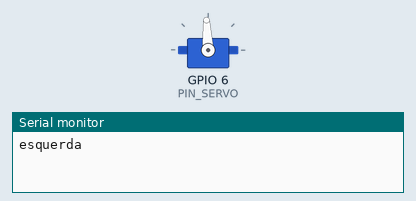
Simulated run of this sketch. Board: ESP32. On the bench: servo, the last lines printed to the serial monitor.

Above: at 1.05 s.
At 2.85 s:
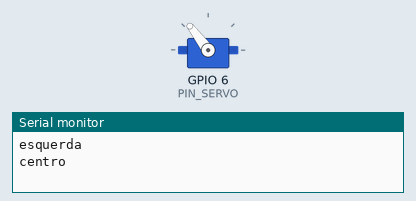
At 4.65 s:
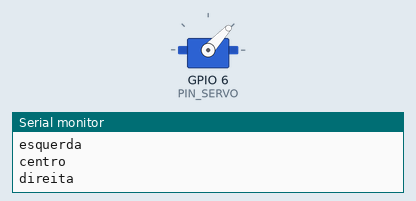
At 6.25 s:
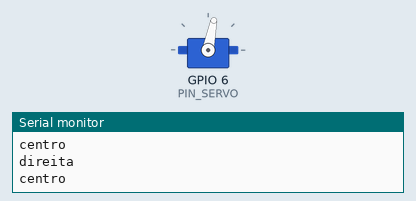
Timing chart, 0 to 9.6 s (numbered marks = the images above):
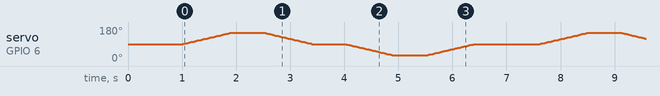

The sketch:

teste_servo.ino
```cpp
/* ============================================================
   BitVolts — O meu primeiro robô
   Capítulo 10 · Teste 4 — O servo

   Ligações: Figura 40 do livro. Castanho ao GND, vermelho ao nó 5 V, laranja ao GPIO 6.
   Monte com a energia desligada. Confira antes de energizar.
   ============================================================ */

#include <ESP32Servo.h>

#define PIN_SERVO 6
Servo servo;

void setup() {
  Serial.begin(115200);
  servo.setPeriodHertz(50);

  servo.attach(PIN_SERVO, 500, 2400);
  servo.write(90);
  delay(1000);
}

void moverSuave(int de, int para) {
  int passo = (para > de) ? 1 : -1;
  for (int a = de; a != para; a += passo) {
    servo.write(a);
    delay(15);
  }
  servo.write(para);
}

void loop() {
  Serial.println("esquerda"); moverSuave(90, 150); delay(600);
  Serial.println("centro");   moverSuave(150, 90); delay(600);
  Serial.println("direita");  moverSuave(90, 30);  delay(600);
  Serial.println("centro");   moverSuave(30, 90);  delay(1200);
}
```
